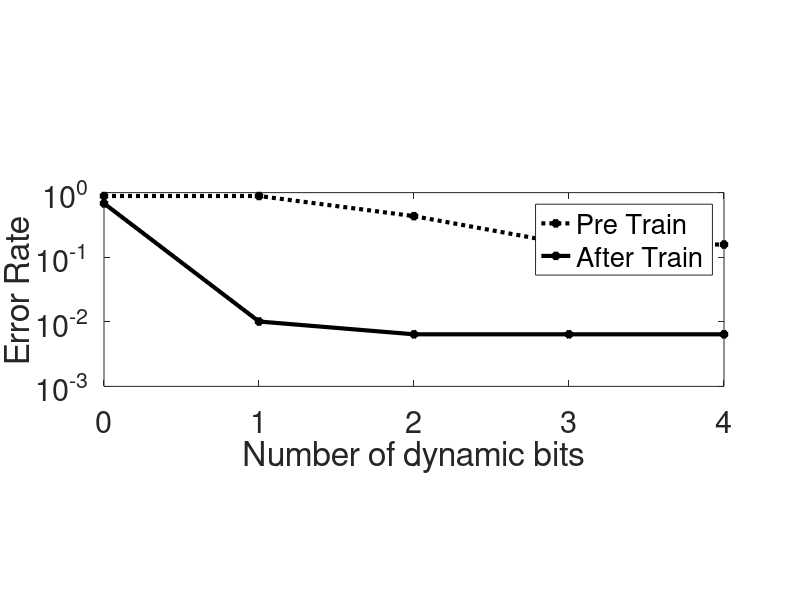

Here is the MATLAB script that generated this plot:
nbits = [0, 1, 2, 3, 4]
% nbits = [1, 2, 3, 4, 5, 6]

% pre_train_acc = [0.78920001, 0.82190001, 0.93260014, 0.98160011, 0.99110007, 0.99300015];
% post_train_acc = [0.99360013, 0.99360013, 0.99360013, 0.99360007, 0.99360013, 0.99400008];
% fp_pre_train_acc = [0.1045, 0.16580001, 0.82910001, 0.97539997, 0.99010003, 0.99290001];
% fp_post_train_acc = [0.97970003, 0.98040003, 0.9835, 0.98589998, 0.99250001, 0.9939];
fp_pre_train_acc = 1- [0.11319999, 0.1135, 0.56759989, 0.84180003, 0.84279996];
fp_post_train_acc = 1 - [0.31889996, 0.98990011, 0.99360013, 0.99360013, 0.99360013];

figure
% subplot(2,1,1)
plot(nbits,fp_pre_train_acc, '*:black','LineWidth',3);
hold on
plot(nbits,fp_post_train_acc,'*-black','LineWidth',3);
lgd = legend('Pre Train', 'After Train');
set(lgd, 'FontSize', 22);
xlabel('Number of dynamic bits','FontSize',22);
ylabel('Error Rate','FontSize',22);
set(gca,'fontsize',22);


x_width=3.25 ;y_width=1.125
set(gcf,'Units','normalized');
set(gcf,'Position',[0 0 x_width y_width]);
set(gca,'XLim',[0 4])
set(gca,'yscale','log')

pbaspect([3.2 1 1])

